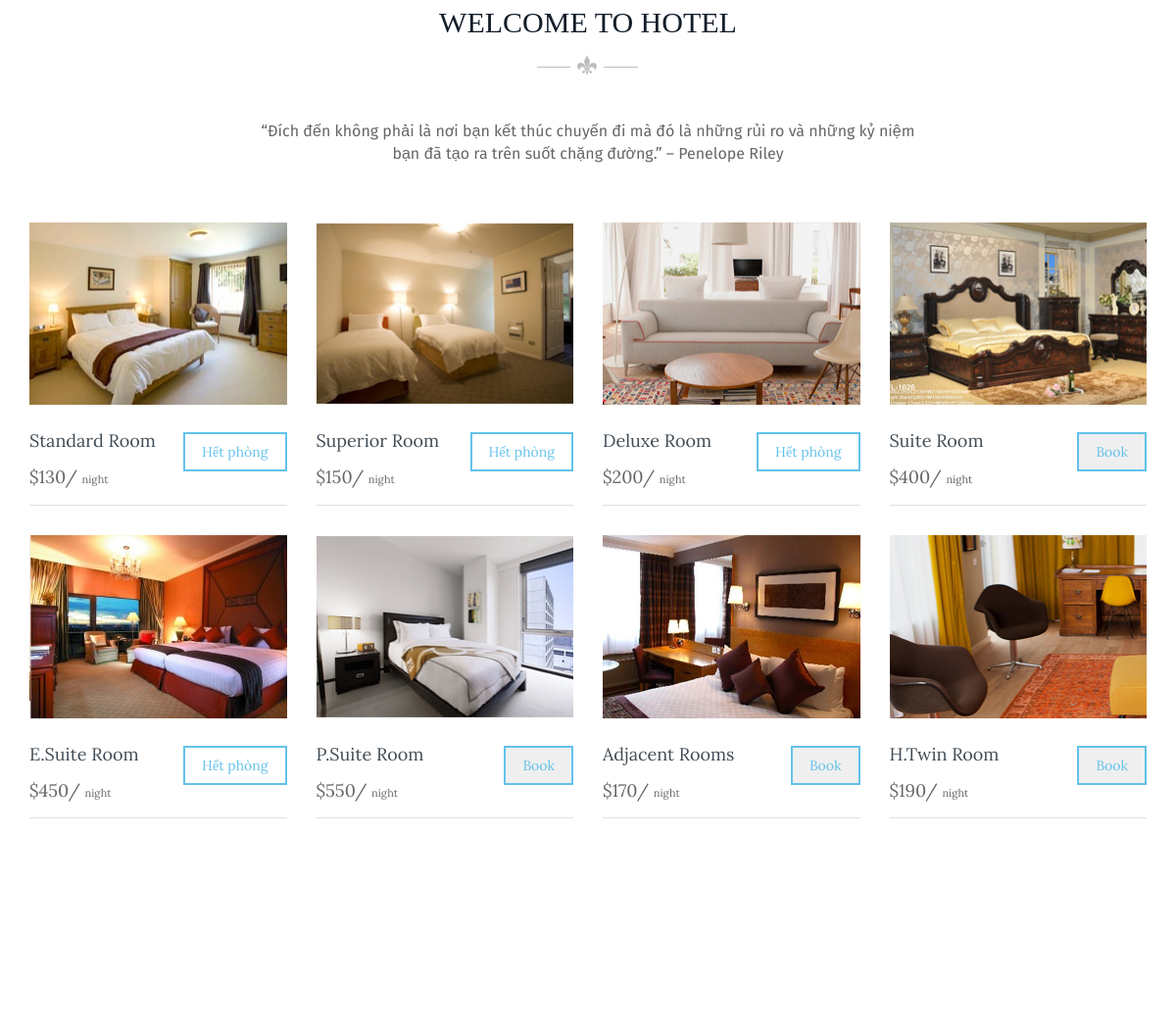
The app's page / (signed in, middle part), older data.
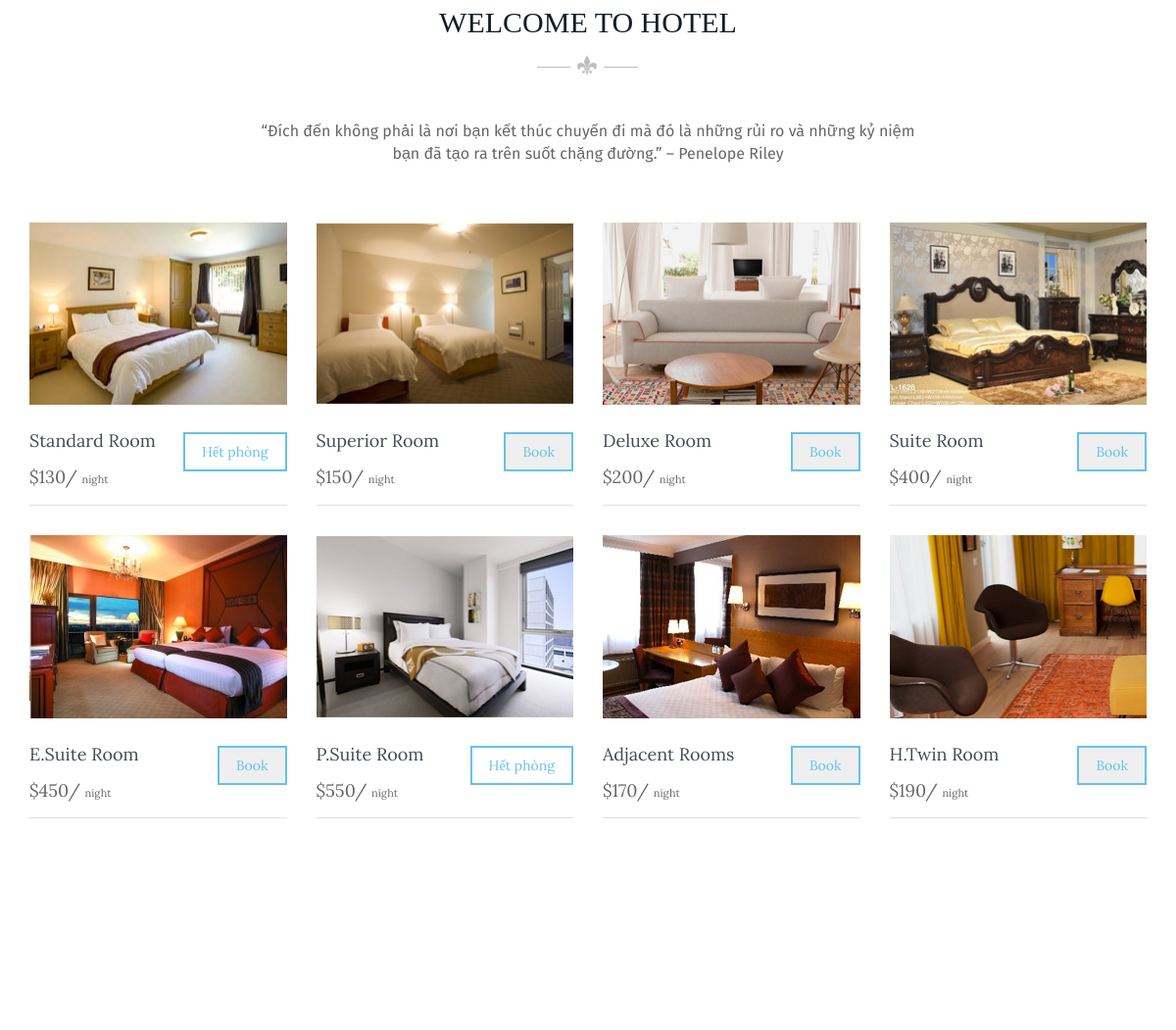
The same page, newer data.
### phong/models.py (models this page shows, shortened)
class Phong(models.Model):
    choice_phong = {(0,"Standard Room"),(1,"Superior Room"),(2,"Deluxe Room"),(3,"Suite Room")
                    ,(4,"Executive Suite Room"),(5,"President Suite Room"),(6,"Adjacent Rooms"),(7,"Hollywood Twin Room")}
    sophong= models.CharField(max_length=30,primary_key=True,default=0)
    loaiphong = models.IntegerField(choices = choice_phong,default=0)
    gia= models.BigIntegerField(default=0)
    active = models.BooleanField(default = False)

### hotel/views.py (the view, shortened to what this page needs)
# urls.py: path('', indexView.as_view(),name="index"),
class indexView(LoginRequiredMixin, View):
    login_url="/login/"
    def get(self,request):
        form = Phong.objects.all()
        context = {'f':form}
        return render(request, 'hoteltp/index.html',context)

### templates/hoteltp/index.html (shortened to what the changed rows need)
{% extends 'hoteltp/base.html' %}
{% load static %}
{% block body %}
    <body id="home_one">
        <section class="welcome_area">
            <div class="container">
                    <div class="welcome">
                        <div class="row">
                            <div class="other_room">
		                        <div class="section_content">
		                            <div class="accomodation_single_room">
		                                <div class="container">
		                                    <div class="row">
		                                        <div class="col-lg-3 col-md-3 col-sm-3">
		                                            <div class="single_room_wrapper clearfix padding-bottom-30">
		                                                <figure class="uk-overlay uk-overlay-hover">
		                                                    <div class="room_title border-bottom-whitesmoke clearfix">
		                                                            {% for i in f %}
			                                                            {% if i.sophong == "A02" %}
			                                                            {% if i.active == False%}
		                                                            	<form method="post">
			                                                            <div class="left_room_title floatright">
			                                                                <button type="submit" class="btn">Book</button>
			                                                            </div>
			                                                            </form>
		                                                            	{% else %}
		                                                            <div class="left_room_title floatright">
		                                                                <a href="#" class="btn">Hết phòng</a>
		                                                            </div>
			                                                            {%endif%}
			                                                            {%endif%}
		                                                            {%endfor%}
		                                                        </div>
		                                                </figure>
		                                            </div>
		                                        </div>
		                                        <div class="col-lg-3 col-md-3 col-sm-3">
		                                            <div class="single_room_wrapper clearfix padding-bottom-30">
		                                                <figure class="uk-overlay uk-overlay-hover">
		                                                    <div class="room_title border-bottom-whitesmoke clearfix">
		                                                            {% for i in f %}
			                                                            {% if i.sophong == "A03" %}
			                                                            {% if i.active == False%}
		                                                            <form method="post">
			                                                            <div class="left_room_title floatright">
			                                                                <button type="submit" class="btn">Book</button>
			                                                            </div>
			                                                            </form>
		                                                            {% else %}
		                                                            <div class="left_room_title floatright">
		                                                                <a href="#" class="btn">Hết phòng</a>
		                                                            </div>
		                                                            {%endif%}
		                                                            {%endif%}
		                                                            {%endfor%}
		                                                        </div>
		                                                </figure>
		                                            </div>
		                                        </div>
		                                        <div class="col-lg-3 col-md-3 col-sm-3">
		                                            <div class="single_room_wrapper clearfix padding-bottom-30">
		                                                <figure class="uk-overlay uk-overlay-hover">
		                                                    <div class="room_title border-bottom-whitesmoke clearfix">
		                                                            {% for i in f %}
			                                                            {% if i.sophong == "A05" %}
			                                                            {% if i.active == False%}
		                                                            <form method="post">
			                                                            <div class="left_room_title floatright">
			                                                                <button type="submit" class="btn">Book</button>
			                                                            </div>
			                                                            </form>
		                                                            	{% else %}
		                                                            <div class="left_room_title floatright">
		                                                                <a href="#" class="btn">Hết phòng</a>
		                                                            </div>
			                                                            {%endif%}
			                                                            {%endif%}
		                                                            {%endfor%}
		                                                        </div>
		                                                </figure>
		                                            </div>
		                                        </div>
		                                        <div class="col-lg-3 col-md-3 col-sm-3">
		                                            <div class="single_room_wrapper clearfix padding-bottom-30">
		                                                <figure class="uk-overlay uk-overlay-hover">
		                                                    <div class="room_title border-bottom-whitesmoke clearfix">
		                                                            {% for i in f %}
			                                                            {% if i.sophong == "A06" %}
			                                                            {% if i.active == False%}
		                                                            	<form method="post">
			                                                            <div class="left_room_title floatright">
			                                                                <button type="submit" class="btn">Book</button>
			                                                            </div>
			                                                            </form>
		                                                            	{% else %}
		                                                            <div class="left_room_title floatright">
		                                                                <a href="#" class="btn">Hết phòng</a>
		                                                            </div>
			                                                            {%endif%}
			                                                            {%endif%}
		                                                            {%endfor%}
		                                                        </div>
		                                                </figure>
		                                            </div>
		                                        </div>
		                                    </div>
		                                </div>
		                            </div>
		                        </div>
                    </div>
                        </div>
                    </div>
            </div>
        </section>
{% endblock %}

Row changes from the older to the newer data that the page shows:
changed Phong (number 2 of 8 on the later page): active "Hết phòng" → "Book"
changed Phong (number 3 of 8 on the later page): active "Hết phòng" → "Book"
changed Phong (number 5 of 8 on the later page): active "Hết phòng" → "Book"
changed Phong (number 6 of 8 on the later page): active "Book" → "Hết phòng"
